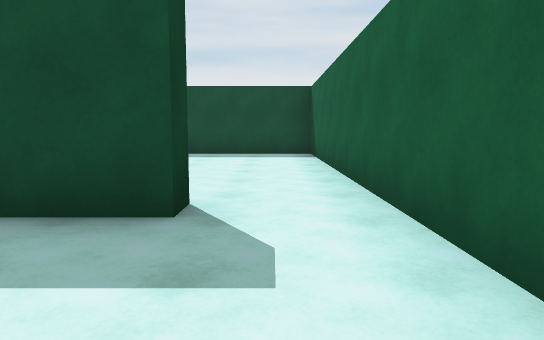
[1] (above)

24 first-person views from a walk through a scene from a Unity 3-D project. The camera is 1.2 m above the floor, tilts 6° down and sees 70° across. The floor is counted in squares, 2 m on a side. Each view is taken from the middle of a square. On the plan, view 1 faces up. The plan holds only what a view shows up to about 11 squares ahead; the rest is blank.

[2]
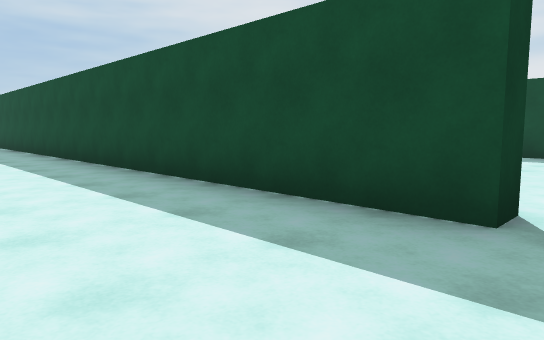

[3]
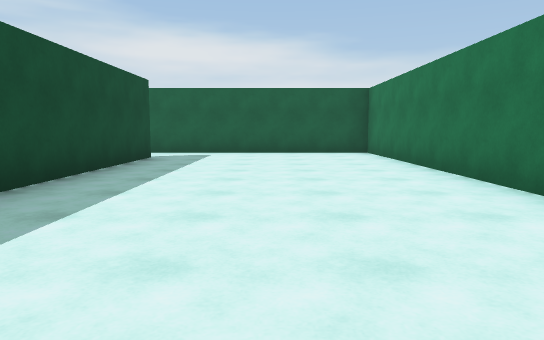

[4]
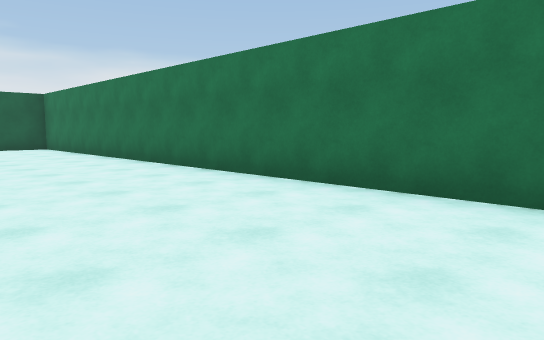

[5]
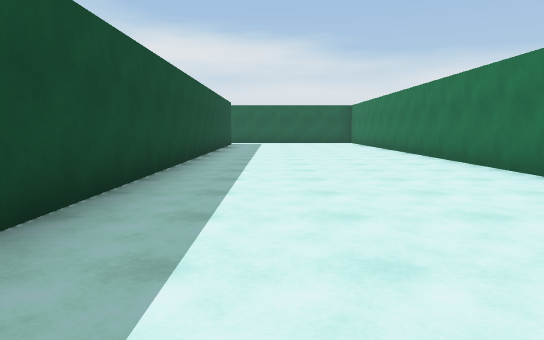

[6]
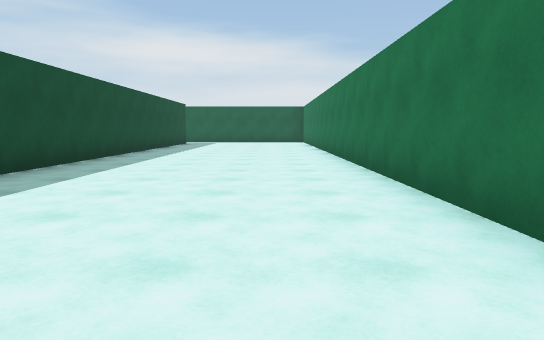

[7]
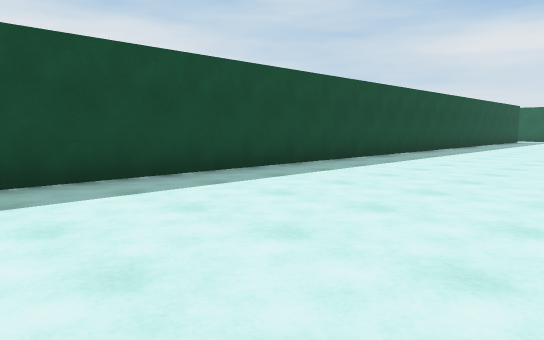

[8]
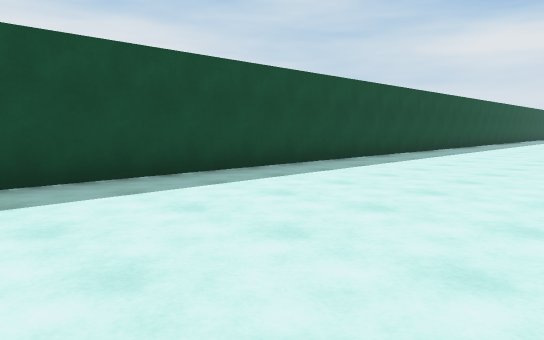

[9]
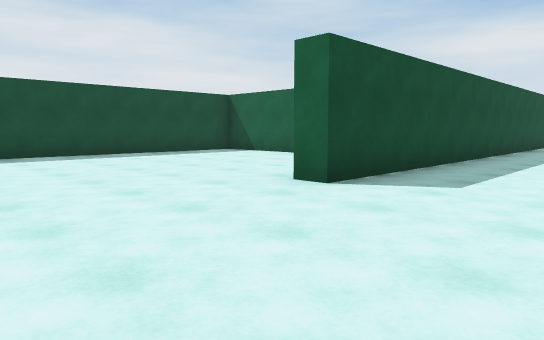

[10]
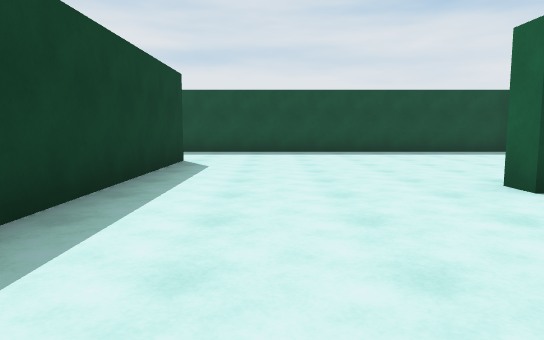

[11]
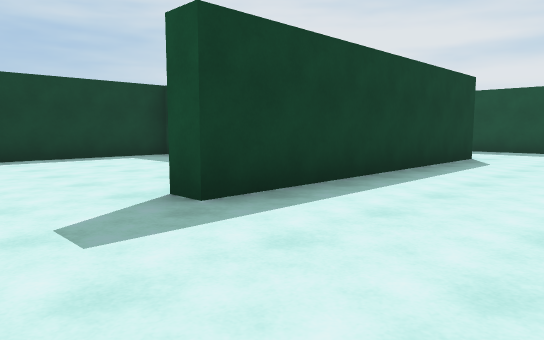

[12]
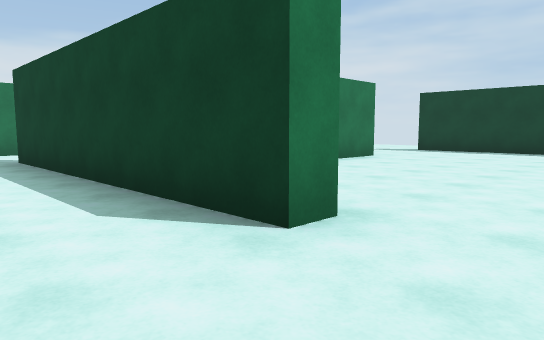

[13]
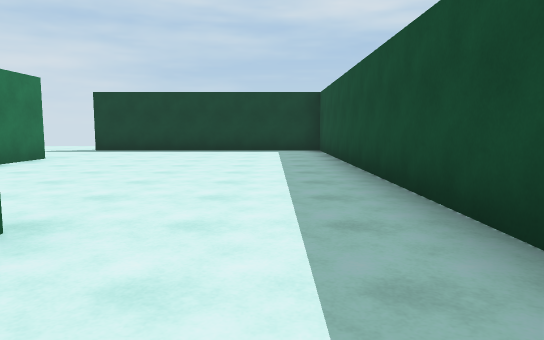

[14]
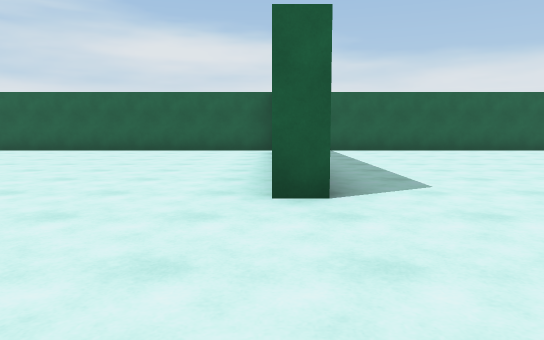

[15]
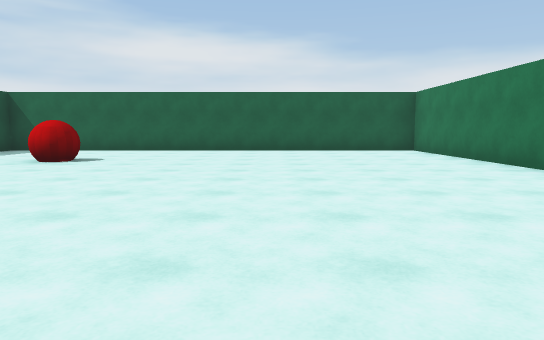

[16]
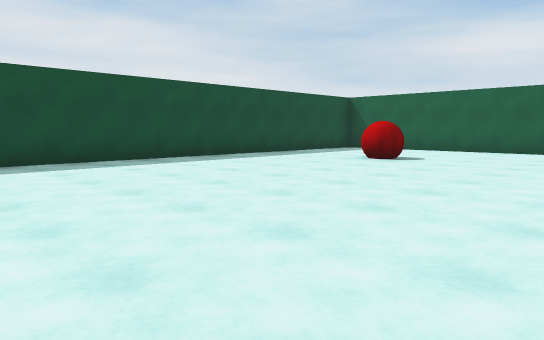

[17]
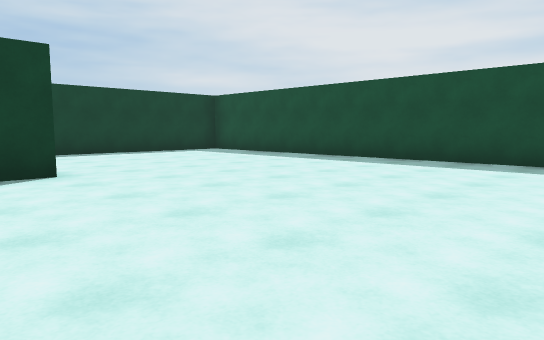

[18]
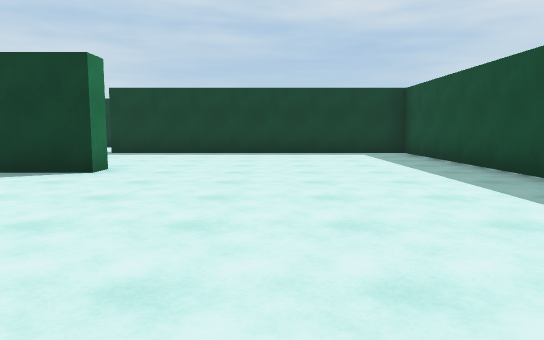

[19]
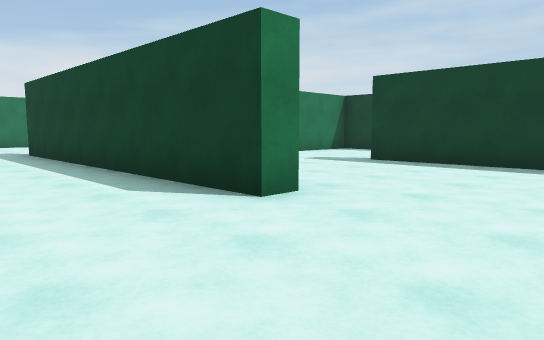

[20]
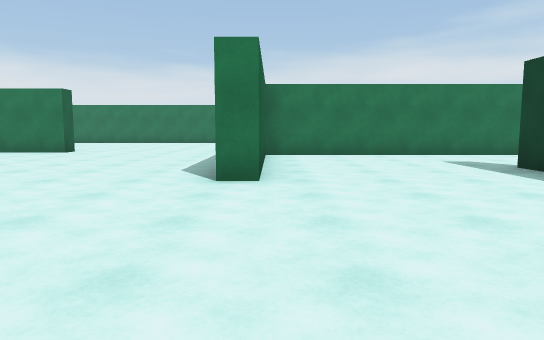

[21]
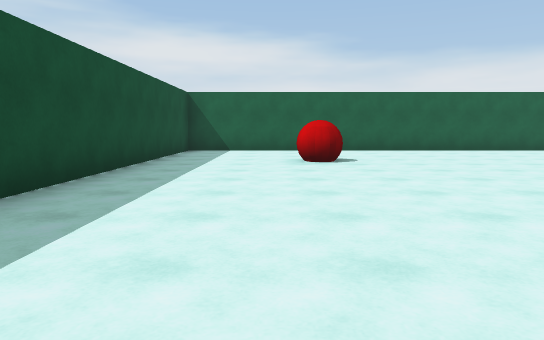

[22]
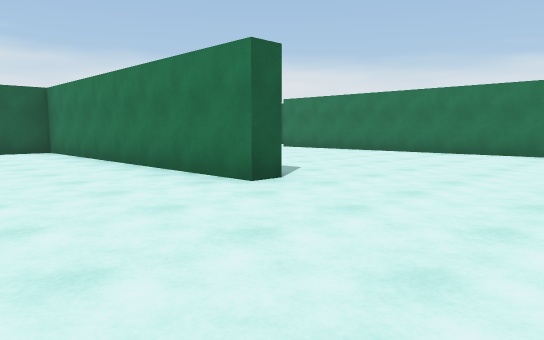

[23]
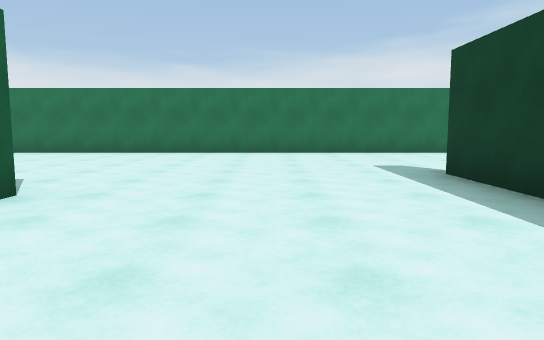

[24]
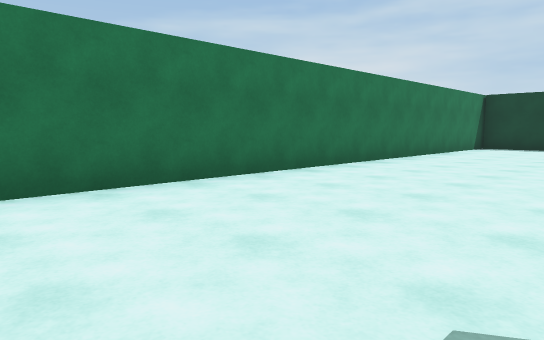

### Floor plan
Points are (right, up) in squares from view 1. A wall is a line through its corners. A room is listed if a view was taken in it or the views show most of it. See-through windows are left out.
Room 1 (views 1, 2, 3, 4, 5, 6, 7, 8, 9, 10, 11, 12, 13)
walls: (-15, -2.5) (1, -2.5) (1, 3.5); (-23.5, 6.6) (-23.5, 8.2); (-23.8, 9.4) (-32.5, 9.4); (-32.2, 6.4) (-31.7, 6.4) (-31.7, -0.1); (-0.7, 3.1) (-0.7, 2.6) (-27.5, 2.6) (-27.5, 3.1)
ways out: opening at (0, 3) to room 2; opening at (-32, 7.5) to room 3; opening at (-32, -1.5)
Room 2 (views 14, 15, 16, 17, 18, 19, 20, 21, 22, 23, 24)
walls: (-17.8, 11) (-11.8, 11); (-11.9, 11.4) (-11.9, 15.5) (-11.4, 15.5) (-11.4, 7.8); (-23, 4.8) (-23, 4.2); (-21.9, 3.1) (-2.4, 3.1); (-6.7, 9.4) (-6.7, 10) (1, 10) (1, 21.4) (-15.9, 21.4) (-15.9, 13.9); (1, 3.5) (1, 9.4) (-2.1, 9.4)
ways out: opening at (0, 3) to room 1
objects: red ball (-3, 18)
Room 3 (no view inside)
walls: (-38, 3.4) (-36.5, 3.4); (-32.5, 9.4) (-41, 9.4) (-41, 4.5)
ways out: opening at (-32, 7.5) to room 1; opening at (-39.5, 4)

Where each view was taken, in squares from view 1:
view 1: 0 up, 0 right, facing up
view 2: 0 up, 0 right, facing up-left
view 3: 0 up, 9 left, facing right
view 4: 1 up, 12 left, facing down-right
view 5: 1 up, 16 left, facing right
view 6: 1 down, 17 left, facing right
view 7: 2 down, 21 left, facing up-right
view 8: 2 down, 27 left, facing up-right
view 9: 0 up, 31 left, facing up-right
view 10: 1 down, 30 left, facing up
view 11: 2 down, 29 left, facing up-left
view 12: 8 up, 30 left, facing down-left
view 13: 8 up, 30 left, facing left
view 14: 10 up, 10 left, facing right
view 15: 14 up, 10 left, facing right
view 16: 14 up, 10 left, facing up-right
view 17: 14 up, 6 left, facing up-left
view 18: 18 up, 6 left, facing left
view 19: 18 up, 9 left, facing down-left
view 20: 20 up, 12 left, facing down
view 21: 19 up, 10 left, facing right
view 22: 13 up, 10 left, facing down-right
view 23: 13 up, 9 left, facing down
view 24: 7 up, 10 left, facing down-left
